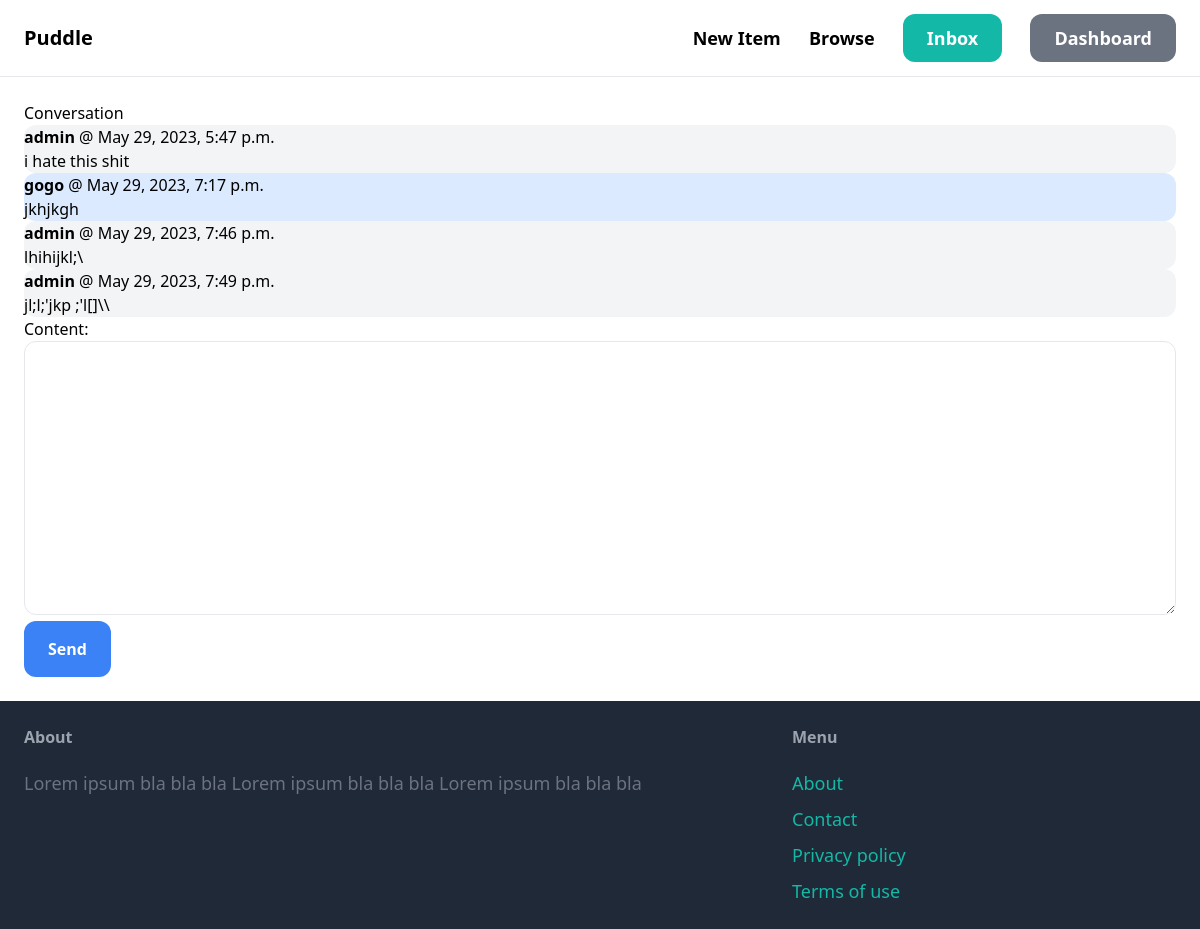
Screenshot of /inbox/2/ (signed in) with the database file from the repository.
### conversation/models.py (models this page shows)
class ConversationMessage(models.Model):
    conversation = models.ForeignKey(Conversation, related_name='messages', on_delete=models.CASCADE)
    content = models.TextField()
    created_at = models.DateTimeField(auto_now_add=True)
    created_by = models.ForeignKey(User, related_name='created_messages', on_delete=models.CASCADE)

### conversation/views.py (the view)
# urls.py: path('<int:pk>/', views.detail, name='detail'),
@login_required
def detail(request, pk):
    conversation = Conversation.objects.filter(members__in=[request.user.id]).get(pk=pk)
    if request.method == 'POST':
        form = ConversationMessageForm(request.POST)
        if form.is_valid():
            conversation_message = form.save(commit=False)
            conversation_message.conversation = conversation
            conversation_message.created_by = request.user
            conversation_message.save()
            conversation.save()
            return redirect('conversation:detail', pk=pk)
    else:
        form = ConversationMessageForm()
    return render(request, 'conversation/detail.html',
                  {'conversation': conversation,
                   'form': form
                      })

### conversation/forms.py
class ConversationMessageForm(forms.ModelForm):
    class Meta:
        model = ConversationMessage
        fields = ('content',)
        widgets = {
            'content': forms.Textarea(attrs={
                'class': 'w-full py-4 px-6 rounded-xl border'
            })
        }

### conversation/templates/conversation/detail.html (shortened to what this page needs)
{% extends 'core/base.html' %}
{% block content %}
<h1>Conversation</h1>
<div>
    {% for message in  conversation.messages.all %}
            <div class="pr-6 flex {% if message.created_by == request.user %}bg-blue-100 {% else %} bg-gray-100 {% endif %}rounded-xl ">
                <div>
                    <p><strong>{{ message.created_by.username }}</strong> @ {{ message.created_at}}</p>
                    <p>{{ message.content }}</p>
                </div>
            </div>
    {% endfor %}
</div>
<form method="post" action='.'>
    {{form.as_p}}
    <button class=" bg-blue-500 hover:bg-blue-700 text-white font-bold py-4 px-6 rounded-xl ">
        Send
    </button>
</form>
{% endblock %}

### rows the page displays
ConversationMessage: created_by.username "admin", created_at "May 29, 2023, 5:47 p.m.", content "i hate this shit"
ConversationMessage: created_by.username "gogo", created_at "May 29, 2023, 7:17 p.m.", content "jkhjkgh"
ConversationMessage: created_by.username "admin", created_at "May 29, 2023, 7:46 p.m.", content "lhihijkl;\\"
ConversationMessage: created_by.username "admin", created_at "May 29, 2023, 7:49 p.m.", content "jl;l;'jkp ;'l[]\\\\"
